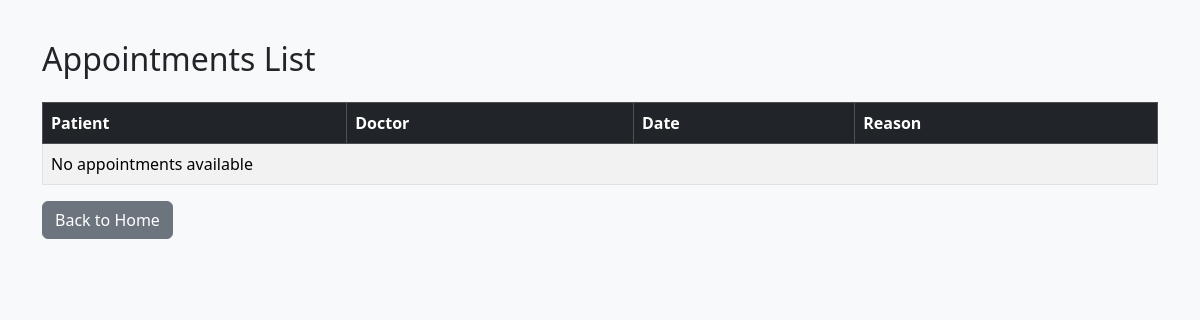
The app's page /appointments/, older data.
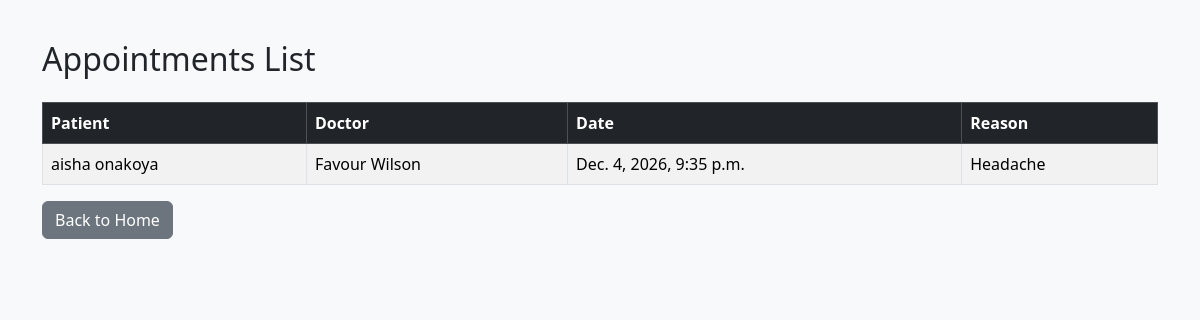
The same page, newer data.
### hospital_app/models.py (models this page shows, shortened)
class Appointment(models.Model):
    patient = models.ForeignKey('Patient', on_delete=models.CASCADE)
    doctor = models.ForeignKey('Doctor', on_delete=models.CASCADE)
    appointment_date = models.DateTimeField()
    reason = models.TextField()

class Patient(models.Model):
    first_name = models.CharField(max_length=100)
    last_name = models.CharField(max_length=100)
    gender = models.CharField(max_length=10)
    date_of_birth = models.DateField()
    phone = models.CharField(max_length=20)
    email = models.EmailField(unique=True)
    address = models.TextField()

class Doctor(models.Model):
    first_name = models.CharField(max_length=100)
    last_name = models.CharField(max_length=100)
    specialty = models.CharField(max_length=100)
    phone = models.CharField(max_length=20)
    email = models.EmailField(unique=True)

### hospital_app/views.py (the view)
# urls.py: path('appointments/', views.appointment_list, name='appointment_list'),
def appointment_list(request):
    appointments = Appointment.objects.all()
    return render(request, 'appointments.html', {'appointments': appointments})

### hospital_app/templates/appointments.html
{% extends 'base.html' %}
{% block content %}
<h2 class="mb-4">Appointments List</h2>
<table class="table table-striped table-bordered">
    <thead class="table-dark">
        <tr>
            <th>Patient</th>
            <th>Doctor</th>
            <th>Date</th>
            <th>Reason</th>
        </tr>
    </thead>
    <tbody>
        {% for appointment in appointments %}
        <tr>
            <td>{{ appointment.patient.first_name }} {{ appointment.patient.last_name }}</td>
            <td>{{ appointment.doctor.first_name }} {{ appointment.doctor.last_name }}</td>
            <td>{{ appointment.appointment_date }}</td>
            <td>{{ appointment.reason }}</td>
        </tr>
        {% empty %}
        <tr>
            <td colspan="4">No appointments available</td>
        </tr>
        {% endfor %}
    </tbody>
</table>
<a href="/" class="btn btn-secondary">Back to Home</a>
{% endblock %}

Row changes from the older to the newer data that the page shows:
added Appointment: patient.first_name "aisha", patient.last_name "onakoya", doctor.first_name "Favour", doctor.last_name "Wilson", appointment_date "Dec. 4, 2026, 9:35 p.m.", reason "Headache"
Text that changed along with them:
text no longer shown: "No appointments available"
